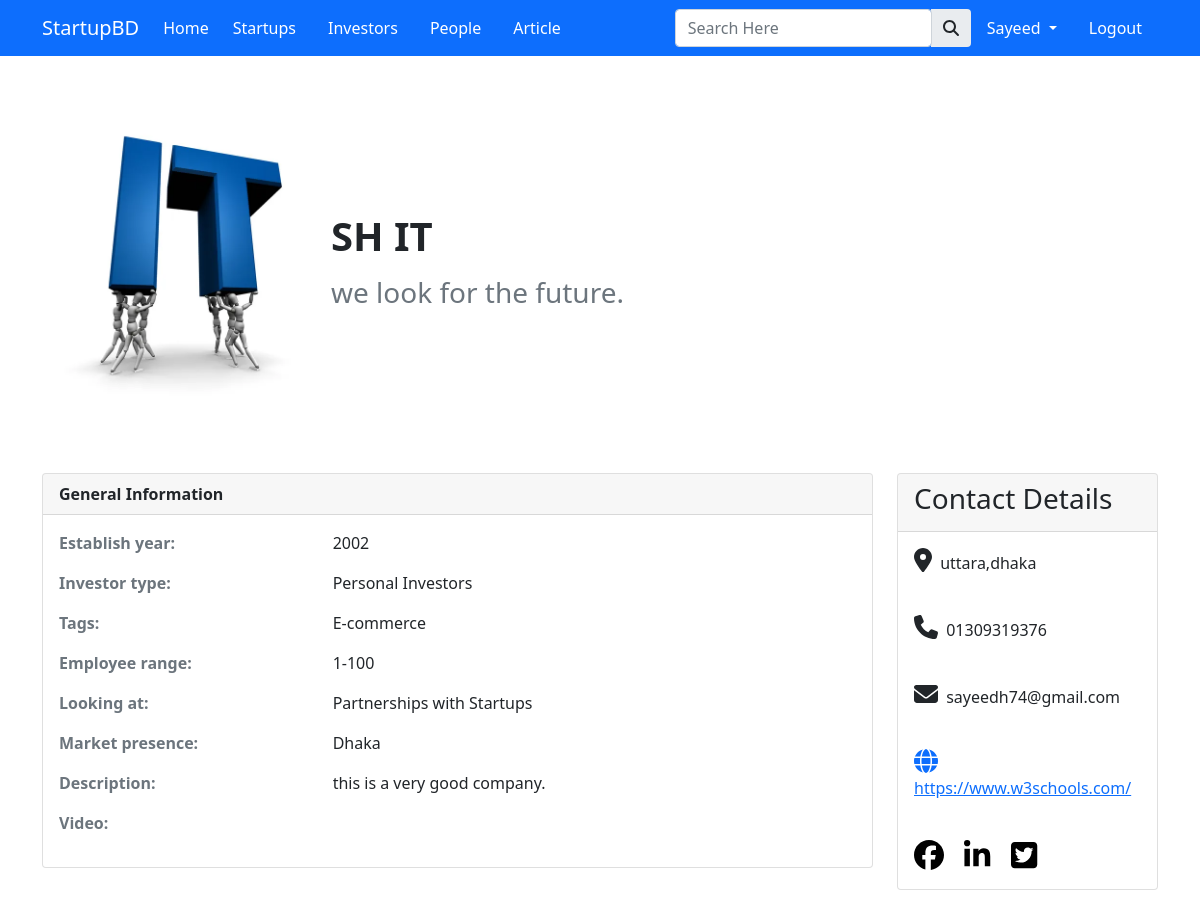
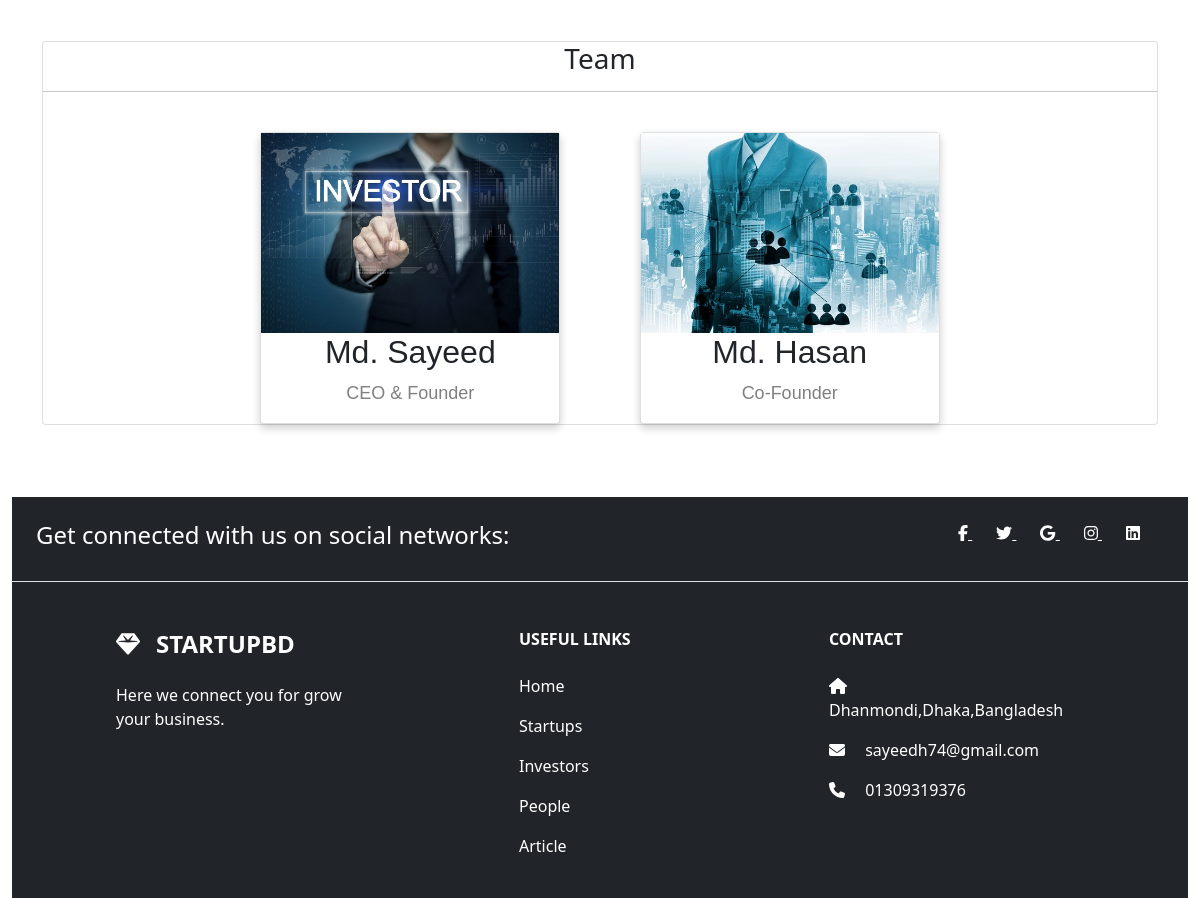
Page /profile/3/ (signed in) on the committed database (2 pictures, top to bottom).
### app/models.py (models this page shows, shortened)
class User(AbstractUser):
  is_customer = models.BooleanField(default=False)
  is_investor = models.BooleanField(default=False)
  is_startup = models.BooleanField(default=False)

class Investorinfo(models.Model):
  user = models.ForeignKey(User, on_delete = models.CASCADE)
  name = models.CharField(max_length=100, null=True, blank=True)
  company_name = models.CharField(max_length=100, null=True, blank=True)
  title = models.CharField(max_length=100,blank=True,null = True)
  email = models.EmailField(max_length=100, null=True, blank=True)
  mobile = models.CharField(max_length=50, null=True, blank=True)
  logo = models.ImageField(upload_to='images/', null=True, blank=True)
  establish_year = models.IntegerField(blank=True, null=True)
  investor_type = models.CharField(max_length=50,choices=INVSETOR_TYPE, blank=True, null=True)
  employee_range = models.CharField(max_length=10, blank=True, null=True)
  market_presence = models.CharField(max_length=100,choices=CITY_CHOICES, null=True, blank=True)
  looking_at = models.CharField(choices=LOOK_CHOICES, max_length=100,null=True,blank=True)
  tags = models.CharField(max_length=100,choices=SECTOR, blank=True, null=True)
  description = models.TextField(max_length=1000, blank=True, null=True)
  videos = models.FileField(upload_to='videos/', null=True,blank=True)
  weblink = models.URLField(null=True,blank=True)
  location = models.CharField(max_length=100, null=True, blank=True)
  select_role1 = models.CharField(
      max_length=100, choices=ROLE, blank=True, null=True)
  selected_role_name1 = models.CharField(max_length=50, blank=True, null=True)
  selected_role_image1 = models.ImageField(
      upload_to='images/', null=True, blank=True)
  select_role2 = models.CharField(
      max_length=100, choices=ROLE, blank=True, null=True)
  selected_role_name2 = models.CharField(max_length=50, blank=True, null=True)
  selected_role_image2 = models.ImageField(
      upload_to='images/', null=True, blank=True)

### app/views.py (the view)
# urls.py: path('profile/<int:pk>/', views.profile, name='profile'),
def profile(request,pk):
  if request.user.is_startup:
    startup = StartupInfo.objects.get(user_id=request.user.id)
    return render(request, 'app/startup_profile.html', {'startup': startup})
  elif request.user.is_investor:
    investor = Investorinfo.objects.get(user_id=request.user.id)
    return render(request, 'app/investor_profile.html', {'investor': investor})
  elif request.user.is_customer:
    customer = CustomerInfo.objects.get(user_id=request.user.id)
    return render(request, 'app/customer_profile.html', {'customer': customer})

### app/templates/app/investor_profile.html (shortened to what this page needs)
{% extends 'app/base.html' %}
{% load static %}
{% block main-content %}
<div class="container">
  <div class="row">
    <div class="col-md-12">
      <div class="card flex-row  mt-5" style="border: none;">
        <div class="card-body row px-2 align-items-center">
          <div class="col-md-3">
            <img src="{{ investor.logo.url }}" width="100%" height="auto" alt="No images">
          </div>
          <div class="col-md-5">
            <h4 class="card-title">
              <h1><b>{{investor.company_name}}</b></h1>
            </h4>
            <p class="card-text">
            <h3 class="text-muted">{{investor.title}}</h3>
            </p>
          </div>
        </div>
      </div>
    </div>
  </div>
</div> <br> <br>
<div class="container">
  <div class="row">
    <div class="col-md-9">
      <div class="card ">
        <div class="card-header"><b> General Information</b></div>
        <div class="card-body">
          <div class="row">
            <div class="col-4 text-muted">
              <p><b> Establish year:</b></p>
            </div>
            <div class="col-6">
              <p>{{investor.establish_year}}</p>
            </div>
          </div>
          <div class="row">
            <div class="col-4 text-muted">
              <p><b> Investor type:</b></p>
            </div>
            <div class="col-6">
              <p>{{investor.investor_type}}</p>
            </div>
          </div>
          <div class="row">
            <div class="col-4 text-muted">
              <p><b> Tags:</b></p>
            </div>
            <div class="col-6">
              <p>{{investor.tags}}</p>
            </div>
          </div>
          <div class="row">
            <div class="col-4 text-muted">
              <p><b> Employee range:</b></p>
            </div>
            <div class="col-6">
              <p>{{investor.employee_range}}</p>
            </div>
          </div>
          <div class="row">
            <div class="col-4 text-muted">
              <p><b>Looking at:</b></p>
            </div>
            <div class="col-6">
              <p>{{investor.looking_at}}</p>
            </div>
          </div>
          <div class="row">
            <div class="col-4 text-muted">
              <p><b> Market presence:</b></p>
            </div>
            <div class="col-6">
              <p>{{investor.market_presence}}</p>
            </div>
          </div>
          <div class="row">
            <div class="col-4 text-muted">
              <p><b> Description:</b></p>
            </div>
            <div class="col-6">
              <p>{{investor.description}}</p>
            </div>
          </div>
          <div class="row">
            <div class="col-4 text-muted">
              <p><b>Video:</b></p>
            </div>
            <div class="col-6">
            </div>
          </div>
        </div>
      </div>
    </div>
    <div class="col-md-3">
      <div class="card">
        <div class="card-header">
          <h3>Contact Details</h3>
        </div>
        <div class="card-body">
          <p><i style='font-size:24px' class='fas me-1'>&#xf3c5;</i> {{investor.location}}</p>
          <br>
          <p><i style="font-size:24px" class="fa me-1">&#xf095;</i> {{investor.mobile}}</p>
          <br>
          <p><i style="font-size:24px" class="fa me-1">&#xf0e0;</i> {{investor.email}}</p>
          <br>
          <p><a href="{{investor.weblink}}"><i style='font-size:24px' class='fas me-1'>&#xf0ac;</i> {{investor.weblink}}</a></p>
          <br>
         <a href="#" id="link"><i class="fab fa-facebook fa-2x"></i></a>
        <a class="mx-3"id="link" href=""><i class="fab fa-linkedin-in fa-2x"></i></a>
        <a href="" id="link"><i class="fab fa-twitter-square fa-2x"></i></a>
        </div>
      </div>
    </div>
  </div>
</div>
<br><br>
<div class="container">
  <div class="card">
    <div class="col-md-12">
 <center><h3>Team</h3></center>
  <hr>
  <br>
  <div class="row align-items-center justify-content-center">
    <div class="col-md-4">
      <div class="card" id="card">
  <img src="{{ investor.selected_role_image1.url }}" alt="John" style="width:100%; height: 200px;">
  <h2>{{investor.selected_role_name1}}</h2>
  <p class="title" id="title">{{investor.select_role1}}</p>
</div>
    </div>
    <div class="col-md-4">
      <div class="card" id="card">
  <img src="{{ investor.selected_role_image2.url }}" height="50%" alt="John" style="width:100%; height: 200px;">
  <h2>{{investor.selected_role_name2}}</h2>
  <p class="title" id="title">{{investor.select_role2}}</p>
</div>
    </div>
  </div>
</div>
</div>
</div>
{% endblock main-content %}

### app/templates/app/base.html (shortened to what this page needs)
<!doctype html>
{% load static %}
<html lang="en">
<head>
  <link href="https://cdn.jsdelivr.net/npm/bootstrap@5.0.0-beta1/dist/css/bootstrap.min.css" rel="stylesheet"
>
  <link rel="stylesheet" href="{% static 'app/css/owl.carousel.min.css' %}">
  <link rel="stylesheet" href="{% static 'app/css/all.min.css' %}">
  <link rel="stylesheet" href="{% static 'app/css/style.css' %}">
</head>
<body>
  <nav class="navbar navbar-expand-lg navbar-dark bg-primary">
    <div class="container">
      <a class="navbar-brand" href="/">StartupBD</a>
      <div class="collapse navbar-collapse" id="navbarSupportedContent">
        <ul class="navbar-nav me-auto mb-2 mb-lg-0">
          <li class="nav-item">
            <a class="nav-link active" aria-current="page" href="/">Home</a>
          </li>
          <li class="nav-item mx-2">
            <a href="{% url 'startup_home' %}" class="nav-link text-white">Startups</a>
          </li>
          <li class="nav-item mx-2">
            <a href="{% url 'investor_home' %}" class="nav-link text-white">Investors</a>
          </li>
          <li class="nav-item mx-2">
            <a href="{% url 'customer' %}" class="nav-link text-white">People</a>
          </li>
          <li class="nav-item mx-2">
            <a href="{% url 'article' %}" class="nav-link text-white">Article</a>
          </li>
        </ul>
        <form class="d-flex input-group w-auto">
          <input type="search" class="form-control rounded" placeholder="Search Here" aria-label="Search"
            aria-describedby="search-addon" />
          <span class="input-group-text border-0" id="search-addon" style="cursor: pointer;">
            <i class="fas fa-search"></i>
          </span>
        </form>
        <div>
          <ul class="navbar-nav me-auto mb-2 mb-lg-0">
            {% if request.user.is_authenticated %}
            <li class="nav-item dropdown mx-2">
              <a class="nav-link dropdown-toggle text-white" href="#" id="profileDropdown" role="button"
                data-bs-toggle="dropdown" aria-expanded="false">
                {{request.user.username|capfirst}}
              </a>
            </li>
            <li class="nav-item mx-2">
              <a href="{% url 'logout' %}" class="nav-link text-white">Logout</a>
            </li>
            {% endif %}
          </ul>
        </div>
      </div>
    </div>
  </nav>
  {% block main-content %} {% endblock main-content %}
  <br><br><br>
  <div class="container-fluid">
    <div class="row">
      <div class="col-md-12">
    <footer class=" text-center text-lg-start bg-dark text-white">
    <section class="d-flex justify-content-center justify-content-lg-between p-4 border-bottom">
      <div class="me-5 d-none d-lg-block">
        <span><h4>Get connected with us on social networks:</h4></span>
      </div>
      <div>
        <a href="" class="me-4 text-reset">
          <i class="fab fa-facebook-f"></i>
        </a>
        <a href="" class="me-4 text-reset">
          <i class="fab fa-twitter"></i>
        </a>
        <a href="" class="me-4 text-reset">
          <i class="fab fa-google"></i>
        </a>
        <a href="" class="me-4 text-reset">
          <i class="fab fa-instagram"></i>
        </a>
        <a href="" class="me-4 text-reset">
          <i class="fab fa-linkedin"></i>
        </a>
      </div>
    </section>
    <section class="">
      <div class="container text-center text-md-start mt-5">
        <div class="row mt-3">
          <div class="col-md-3 col-lg-4 col-xl-3 mx-auto mb-4">
            <h4 class="text-uppercase fw-bold mb-4">
              <i class="fas fa-gem me-3"></i>StartupBD
            </h4>
            <p>
              Here we connect you for grow your business.
            </p>
          </div>
          <div class="col-md-3 col-lg-2 col-xl-2 mx-auto mb-4">
            <h6 class="text-uppercase fw-bold mb-4">
              Useful links
            </h6>
            <p>
              <a href="#!" style="text-decoration: none;" class="text-reset">Home</a>
            </p>
            <p>
              <a href="#!" style="text-decoration: none;" class="text-reset">Startups</a>
            </p>
            <p>
              <a href="#!" style="text-decoration: none;" class="text-reset">Investors</a>
            </p>
            <p>
              <a href="#!" style="text-decoration: none;" class="text-reset">People</a>
            </p>
            <p>
              <a href="#!" style="text-decoration: none;" class="text-reset">Article</a>
            </p>
          </div>
          <div class="col-md-4 col-lg-3 col-xl-3 mx-auto mb-md-0 mb-4">
            <h6 class="text-uppercase fw-bold mb-4">
              Contact
            </h6>
            <p><i class="fas fa-home me-3"></i>Dhanmondi,Dhaka,Bangladesh</p>
            <p>
              <i class="fas fa-envelope me-3"></i>
              sayeedh74@gmail.com
            </p>
            <p><i class="fas fa-phone me-3"></i> 01309319376</p>
          </div>
        </div>
      </div>
    </section>
  </footer>
  </div>
  </div>
  </div>
</body>
</html>

### app/templates/app/investor_profile.html (style rules this page uses)
#card { box-shadow: 0 4px 8px 0 rgba(0, 0, 0, 0.2); max-width: 300px; margin: auto; text-align: center; font-family: arial; }
#title { color: grey; font-size: 18px; }
#link { text-decoration: none; font-size: 15px; color: black; }

### rows in the picture
User: user.username "Sayeed"
Investorinfo: logo (picture), company_name "SH IT", title "we look for the future.", establish_year "2002", investor_type "Personal Investors", tags "E-commerce", employee_range "1-100", looking_at "Partnerships with Startups", market_presence "Dhaka", description "this is a very good company.", location "uttara,dhaka", mobile "01309319376", email "sayeedh74@gmail.com", weblink "https://www.w3schools.com/", selected_role_image1 (picture), selected_role_name1 "Md. Sayeed", select_role1 "CEO & Founder", selected_role_image2 (picture), selected_role_name2 "Md. Hasan", select_role2 "Co-Founder"
